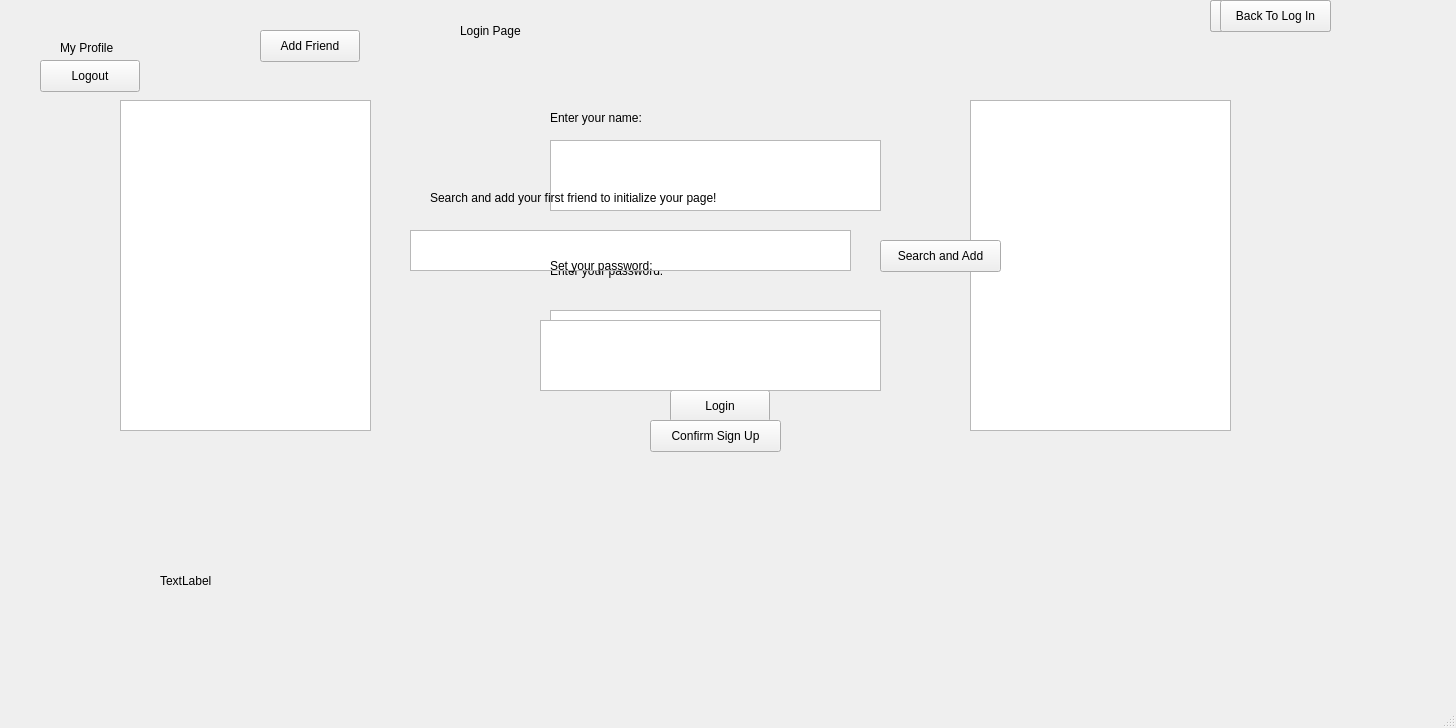
<?xml version="1.0" encoding="UTF-8"?>
<ui version="4.0">
 <class>SocialNetworkWindow</class>
 <widget class="QMainWindow" name="SocialNetworkWindow">
  <property name="geometry">
   <rect>
    <x>0</x>
    <y>0</y>
    <width>1456</width>
    <height>728</height>
   </rect>
  </property>
  <property name="windowTitle">
   <string>SocialNetworkWindow</string>
  </property>
  <widget class="QWidget" name="centralwidget">
   <widget class="QTextEdit" name="loginTextEdit">
    <property name="geometry">
     <rect>
      <x>550</x>
      <y>140</y>
      <width>331</width>
      <height>71</height>
     </rect>
    </property>
   </widget>
   <widget class="QPushButton" name="loginButton">
    <property name="geometry">
     <rect>
      <x>670</x>
      <y>390</y>
      <width>100</width>
      <height>32</height>
     </rect>
    </property>
    <property name="text">
     <string>Login</string>
    </property>
   </widget>
   <widget class="QLabel" name="loginLabel">
    <property name="geometry">
     <rect>
      <x>550</x>
      <y>110</y>
      <width>331</width>
      <height>16</height>
     </rect>
    </property>
    <property name="text">
     <string>Enter your name: </string>
    </property>
   </widget>
   <widget class="QLabel" name="usernameLabel">
    <property name="geometry">
     <rect>
      <x>60</x>
      <y>40</y>
      <width>181</width>
      <height>16</height>
     </rect>
    </property>
    <property name="text">
     <string>My Profile</string>
    </property>
   </widget>
   <widget class="QTableWidget" name="friendsTable">
    <property name="geometry">
     <rect>
      <x>120</x>
      <y>100</y>
      <width>251</width>
      <height>331</height>
     </rect>
    </property>
   </widget>
   <widget class="QPushButton" name="backButton">
    <property name="geometry">
     <rect>
      <x>1210</x>
      <y>0</y>
      <width>100</width>
      <height>32</height>
     </rect>
    </property>
    <property name="text">
     <string>Back </string>
    </property>
   </widget>
   <widget class="QTableWidget" name="suggestFriendsTable">
    <property name="geometry">
     <rect>
      <x>970</x>
      <y>100</y>
      <width>261</width>
      <height>331</height>
     </rect>
    </property>
   </widget>
   <widget class="QPushButton" name="addFriendButton">
    <property name="geometry">
     <rect>
      <x>260</x>
      <y>30</y>
      <width>100</width>
      <height>32</height>
     </rect>
    </property>
    <property name="text">
     <string>Add Friend</string>
    </property>
   </widget>
   <widget class="QLabel" name="recentPostsLabel">
    <property name="geometry">
     <rect>
      <x>160</x>
      <y>460</y>
      <width>971</width>
      <height>241</height>
     </rect>
    </property>
    <property name="text">
     <string>TextLabel</string>
    </property>
   </widget>
   <widget class="QTextEdit" name="passwordTextEdit">
    <property name="geometry">
     <rect>
      <x>550</x>
      <y>310</y>
      <width>331</width>
      <height>71</height>
     </rect>
    </property>
   </widget>
   <widget class="QLabel" name="loginPasswordLabel">
    <property name="geometry">
     <rect>
      <x>550</x>
      <y>230</y>
      <width>341</width>
      <height>81</height>
     </rect>
    </property>
    <property name="text">
     <string>Enter your password: </string>
    </property>
   </widget>
   <widget class="QPushButton" name="toSignUpButton">
    <property name="geometry">
     <rect>
      <x>1210</x>
      <y>0</y>
      <width>121</width>
      <height>32</height>
     </rect>
    </property>
    <property name="text">
     <string>Sign Up!</string>
    </property>
   </widget>
   <widget class="QPushButton" name="backToLogInButton">
    <property name="geometry">
     <rect>
      <x>1220</x>
      <y>0</y>
      <width>111</width>
      <height>32</height>
     </rect>
    </property>
    <property name="text">
     <string>Back To Log In</string>
    </property>
   </widget>
   <widget class="QPushButton" name="signUpButton">
    <property name="geometry">
     <rect>
      <x>650</x>
      <y>420</y>
      <width>131</width>
      <height>32</height>
     </rect>
    </property>
    <property name="text">
     <string>Confirm Sign Up</string>
    </property>
   </widget>
   <widget class="QPushButton" name="logoutButton">
    <property name="geometry">
     <rect>
      <x>40</x>
      <y>60</y>
      <width>100</width>
      <height>32</height>
     </rect>
    </property>
    <property name="text">
     <string>Logout</string>
    </property>
   </widget>
   <widget class="QLabel" name="searchBarLabel">
    <property name="geometry">
     <rect>
      <x>430</x>
      <y>190</y>
      <width>451</width>
      <height>16</height>
     </rect>
    </property>
    <property name="text">
     <string>Search and add your first friend to initialize your page!</string>
    </property>
   </widget>
   <widget class="QTextEdit" name="searchBarTextEdit">
    <property name="geometry">
     <rect>
      <x>410</x>
      <y>230</y>
      <width>441</width>
      <height>41</height>
     </rect>
    </property>
   </widget>
   <widget class="QPushButton" name="searchBarButton">
    <property name="geometry">
     <rect>
      <x>880</x>
      <y>240</y>
      <width>121</width>
      <height>32</height>
     </rect>
    </property>
    <property name="text">
     <string>Search and Add</string>
    </property>
   </widget>
   <widget class="QLabel" name="loginMainLabel">
    <property name="geometry">
     <rect>
      <x>460</x>
      <y>10</y>
      <width>241</width>
      <height>41</height>
     </rect>
    </property>
    <property name="minimumSize">
     <size>
      <width>241</width>
      <height>41</height>
     </size>
    </property>
    <property name="text">
     <string>Login Page</string>
    </property>
   </widget>
   <widget class="QLabel" name="passwordSignUpLabel">
    <property name="geometry">
     <rect>
      <x>550</x>
      <y>220</y>
      <width>321</width>
      <height>91</height>
     </rect>
    </property>
    <property name="text">
     <string>Set your password: </string>
    </property>
   </widget>
   <widget class="QTextEdit" name="passwordSignUpTextEdit">
    <property name="geometry">
     <rect>
      <x>540</x>
      <y>320</y>
      <width>341</width>
      <height>71</height>
     </rect>
    </property>
   </widget>
   <widget class="QLabel" name="searchFriendLabel">
    <property name="geometry">
     <rect>
      <x>410</x>
      <y>280</y>
      <width>351</width>
      <height>111</height>
     </rect>
    </property>
    <property name="text">
     <string/>
    </property>
   </widget>
  </widget>
  <widget class="QMenuBar" name="menubar">
   <property name="geometry">
    <rect>
     <x>0</x>
     <y>0</y>
     <width>1456</width>
     <height>37</height>
    </rect>
   </property>
  </widget>
  <widget class="QStatusBar" name="statusbar"/>
 </widget>
 <resources/>
 <connections/>
</ui>
